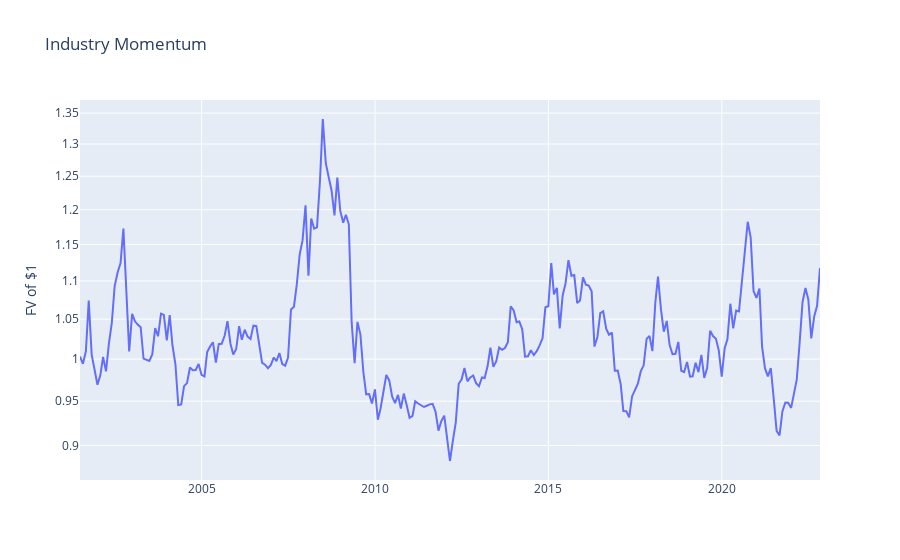

Notebook cell for this chart:
### Code cell
# Plot cumulative returns of long-short strategy
string =  "Strategy: Buy Winners and Short Losers<br>"
string += "Date: %{x}<br>"
string += "FV of $1: $%{y:,.2f}<br>"
string += "<extra></extra>"
trace  = go.Scatter(x=rets.index, y=(1+rets.hi-rets.lo).cumprod(), mode="lines", name='Long-Short', hovertemplate=string)
fig = go.Figure()
fig.add_trace(trace)
fig.update_yaxes(type="log",title='FV of $1')
fig.update_layout(title='Industry Momentum')
fig.show()

### Figure 1 — Plotly figure (JSON) as saved in the notebook; plotly's stock layout.template omitted (floating-point values rounded to 4 significant figures; data arrays with more than 128 entries replaced by an {"elided": "..."} marker saying what was removed)
{"data": [{"hovertemplate": "Strategy: Buy Winners and Short Losers<br>Date: %{x}<br>FV of $1: $%{y:,.2f}<br><extra></extra>", "mode": "lines", "name": "Long-Short", "type": "scatter", "x": {"elided": "257 str values"}, "y": {"elided": "257 float values"}}], "layout": {"title": {"text": "Industry Momentum"}, "yaxis": {"title": {"text": "FV of $1"}, "type": "log"}}}
